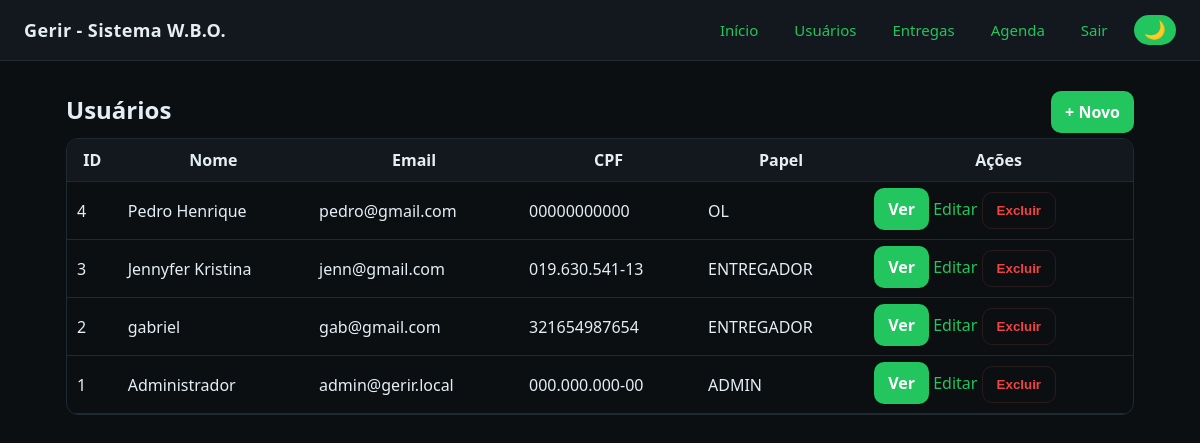
The app's page /users (signed in) with its own data.
### app.py (models this page shows, shortened)
class User(db.Model, UserMixin):
    __tablename__ = "users"
    id = db.Column(db.Integer, primary_key=True)
    foto = db.Column(db.String(255))
    nome = db.Column(db.String(120), nullable=False)
    cpf = db.Column(db.String(20), unique=True, nullable=False)
    telefone = db.Column(db.String(30))
    email = db.Column(db.String(120), unique=True, nullable=False)
    data_nascimento = db.Column(db.String(10))   # formato dd/mm/aaaa (simples)
    estado_civil = db.Column(db.String(30))
    estado = db.Column(db.String(2))
    cidade = db.Column(db.String(80))
    endereco = db.Column(db.String(160))
    cep = db.Column(db.String(20))
    role = db.Column(db.String(20), nullable=False, default="ENTREGADOR")  # 🔹 Mantém padrão entregador
    password_hash = db.Column(db.String(255), nullable=False)
    documentos = db.Column(db.Text)  # exemplo: "rg.pdf;cnp.pdf"
    criado_em = db.Column(db.DateTime, default=datetime.utcnow)  # 🔹 Novo campo: data de criação
    atualizado_em = db.Column(db.DateTime, default=datetime.utcnow, onupdate=datetime.utcnow)
    agendas = db.relationship(
        "Agenda", back_populates="entregador",
        cascade="all, delete-orphan"   # 🔹 Agora sincronizado com o modelo Agenda
    )

### app.py (the view)
@app.route("/users")
@login_required
def users_list():
    if current_user.role == ROLE_ADMIN:
        q = User.query.order_by(User.role.desc(), User.nome.asc()).all()
    elif current_user.role == ROLE_OL:
        q = User.query.filter_by(role=ROLE_ENTREGADOR).order_by(User.nome.asc()).all()
    else:
        q = [current_user]
    return render_template("users_list.html", users=q)

### app.py (called while the page is built)
@login_manager.user_loader
def load_user(user_id):
    return User.query.get(int(user_id))

### templates/users_list.html
{% extends "base.html" %}
{% block content %}
<div class="flex-row">
  <h2>Usuários</h2>
  {% if current_user.role in ['ADMIN','OL'] %}
    <a class="btn" href="{{ url_for('users_new') }}">+ Novo</a>
  {% endif %}
</div>
<div class="table-wrap">
<table>
  <thead>
    <tr>
      <th>ID</th><th>Nome</th><th>Email</th><th>CPF</th><th>Papel</th><th>Ações</th>
    </tr>
  </thead>
  <tbody>
  {% for u in users %}
    <tr>
      <td>{{ u.id }}</td>
      <td>{{ u.nome }}</td>
      <td>{{ u.email }}</td>
      <td>{{ u.cpf }}</td>
      <td>{{ u.role }}</td>
      <td class="actions">
        {% if current_user.role == 'ENTREGADOR' and u.id != current_user.id %}
          —
        {% else %}
          <a href="{{ url_for('users_view', user_id=u.id) }}" class="btn">Ver</a>
          <a href="{{ url_for('users_edit', user_id=u.id) }}">Editar</a>
          {% if (current_user.role == 'ADMIN') or (current_user.role == 'OL' and u.role == 'ENTREGADOR') %}
          <form method="post" action="{{ url_for('users_delete', user_id=u.id) }}" onsubmit="return confirm('Excluir?')" style="display:inline;">
            <button type="submit" class="link-danger">Excluir</button>
          </form>
          {% endif %}
        {% endif %}
      </td>
    </tr>
  {% endfor %}
  </tbody>
</table>
</div>
{% endblock %}

### static/styles.css (style rules this page uses)
:root { --bg:#0b0f12; --card:#12181d; --text:#e6eef5; --muted:#a7b3be; --brand:#22c55e; --danger:#ef4444; --warn:#f59e0b; }
* { box-sizing:border-box }
body { margin:0; font-family:system-ui,-apple-system,Segoe UI,Roboto,Ubuntu,Arial,sans-serif; background:var(--bg); color:var(--text) }
a { color:var(--brand);text-decoration:none }
.table-wrap { overflow:auto;border:1px solid #1f2a33;border-radius:12px }
table { width:100%;border-collapse:collapse }
th,td { padding:10px;border-bottom:1px solid #1f2a33 }
thead th { background:var(--card);position:sticky;top:0 }
.flex-row { display:flex;justify-content:space-between;align-items:center }
.btn, button { background:var(--brand);color:#fff;border:none;padding:10px 14px;border-radius:10px;cursor:pointer;font-weight:600 }
.link-danger { background:transparent;color:var(--danger);border:1px solid #2a1b1b }
h2,h3,h4 { margin:8px 0 12px }

### records on screen
User: id "4", nome "Pedro Henrique", email "pedro@gmail.com", cpf "00000000000", role "OL"
User: id "3", nome "Jennyfer Kristina", email "jenn@gmail.com", cpf "019.630.541-13", role "ENTREGADOR"
User: id "2", nome "gabriel", email "gab@gmail.com", cpf "321654987654", role "ENTREGADOR"
User: id "1", nome "Administrador", email "admin@gerir.local", cpf "000.000.000-00", role "ADMIN"
